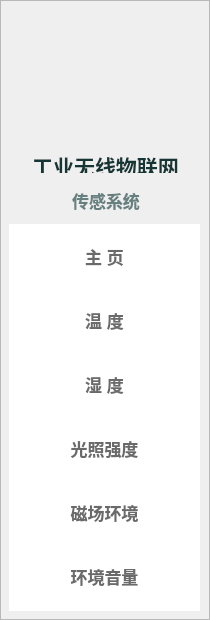
        <widget class="QFrame" name="frame_2">
         <property name="styleSheet">
          <string notr="true">QFrame#frame_2{
	background-color: rgba(255, 255, 255, 255);
	border-radius:20px;
}</string>
         </property>
         <property name="frameShape">
          <enum>QFrame::StyledPanel</enum>
         </property>
         <property name="frameShadow">
          <enum>QFrame::Raised</enum>
         </property>
         <widget class="QFrame" name="frame_5">
          <property name="geometry">
           <rect>
            <x>10</x>
            <y>10</y>
            <width>191</width>
            <height>126</height>
           </rect>
          </property>
          <property name="styleSheet">
           <string notr="true">border:none</string>
          </property>
          <property name="frameShape">
           <enum>QFrame::StyledPanel</enum>
          </property>
          <property name="frameShadow">
           <enum>QFrame::Raised</enum>
          </property>
          <property name="lineWidth">
           <number>0</number>
          </property>
          <widget class="QWidget" name="widget" native="true">
           <property name="geometry">
            <rect>
             <x>30</x>
             <y>20</y>
             <width>131</width>
             <height>90</height>
            </rect>
           </property>
           <property name="styleSheet">
            <string notr="true">image: url(:/loo/loongson.1.png);</string>
           </property>
          </widget>
          <widget class="QPushButton" name="pushButton_close">
           <property name="geometry">
            <rect>
             <x>1</x>
             <y>0</y>
             <width>25</width>
             <height>25</height>
            </rect>
           </property>
           <property name="styleSheet">
            <string notr="true">image: url(:/loo/close-one.svg);</string>
           </property>
           <property name="text">
            <string/>
           </property>
          </widget>
         </widget>
         <widget class="QLabel" name="label">
          <property name="geometry">
           <rect>
            <x>25</x>
            <y>150</y>
            <width>161</width>
            <height>23</height>
           </rect>
          </property>
          <property name="font">
           <font>
            <family>幼圆</family>
            <pointsize>16</pointsize>
            <weight>75</weight>
            <bold>true</bold>
           </font>
          </property>
          <property name="styleSheet">
           <string notr="true">color: rgb(22, 54, 53)</string>
          </property>
          <property name="text">
           <string>&lt;html&gt;&lt;head/&gt;&lt;body&gt;&lt;p&gt;工业无线物联网&lt;/p&gt;&lt;/body&gt;&lt;/html&gt;</string>
          </property>
          <property name="alignment">
           <set>Qt::AlignCenter</set>
          </property>
         </widget>
         <widget class="QLabel" name="sensorsystem">
          <property name="geometry">
           <rect>
            <x>68</x>
            <y>180</y>
            <width>76</width>
            <height>41</height>
           </rect>
          </property>
          <property name="font">
           <font>
            <family>幼圆</family>
            <pointsize>13</pointsize>
            <weight>75</weight>
            <bold>true</bold>
           </font>
          </property>
          <property name="styleSheet">
           <string notr="true">color: rgb(102, 128, 127);</string>
          </property>
          <property name="text">
           <string>传感系统</string>
          </property>
          <property name="alignment">
           <set>Qt::AlignCenter</set>
          </property>
         </widget>
         <widget class="QListWidget" name="listWidget">
          <property name="geometry">
           <rect>
            <x>9</x>
            <y>200</y>
            <width>191</width>
            <height>411</height>
           </rect>
          </property>
          <property name="font">
           <font>
            <pointsize>13</pointsize>
            <weight>75</weight>
            <bold>true</bold>
           </font>
          </property>
          <property name="styleSheet">
           <string notr="true">QListView {
	padding-top:24px;
	border-radius: 20px;
	color: rgb(106, 106, 106);
}
QListView::item{
background-color: transparent;
height:40px;
padding-left:12px;
padding:12px;
}
QListView::item:hover {
	background-color: rgba(216, 216, 216, 50);
	color: rgb(106, 106, 106)
}
QListView::item:selected {
	/*background-color: transparent;*/
	background-color: rgba(93, 146, 198, 50);
	color: rgb(7, 81, 164);
border-left: 2px solid rgb(7, 81, 164)

}
QListWidget{background-color:none;border:none;outline:0px;}
</string>
          </property>
          <property name="iconSize">
           <size>
            <width>20</width>
            <height>20</height>
           </size>
          </property>
          <item>
           <property name="text">
            <string>主 页</string>
           </property>
           <property name="textAlignment">
            <set>AlignCenter</set>
           </property>
           <property name="icon">
            <iconset resource="res.qrc">
             <normaloff>:/loo/home.svg</normaloff>
             <normalon>:/loo/home.svg</normalon>
             <disabledoff>:/loo/home.svg</disabledoff>
             <disabledon>:/loo/home.svg</disabledon>
             <activeoff>:/loo/home.svg</activeoff>
             <activeon>:/loo/home.svg</activeon>:/loo/home.svg</iconset>
           </property>
          </item>
          <item>
           <property name="text">
            <string>温 度</string>
           </property>
           <property name="textAlignment">
            <set>AlignCenter</set>
           </property>
           <property name="icon">
            <iconset resource="res.qrc">
             <normaloff>:/loo/temperature.svg</normaloff>:/loo/temperature.svg</iconset>
           </property>
          </item>
          <item>
           <property name="text">
            <string>湿 度</string>
           </property>
           <property name="textAlignment">
            <set>AlignCenter</set>
           </property>
           <property name="icon">
            <iconset resource="res.qrc">
             <normaloff>:/loo/humidity.svg</normaloff>:/loo/humidity.svg</iconset>
           </property>
          </item>
          <item>
           <property name="text">
            <string>光照强度</string>
           </property>
           <property name="textAlignment">
            <set>AlignCenter</set>
           </property>
           <property name="icon">
            <iconset resource="res.qrc">
             <normaloff>:/loo/luminance.svg</normaloff>:/loo/luminance.svg</iconset>
           </property>
          </item>
          <item>
           <property name="text">
            <string>磁场环境</string>
           </property>
           <property name="textAlignment">
            <set>AlignCenter</set>
           </property>
           <property name="icon">
            <iconset resource="res.qrc">
             <normaloff>:/loo/mag.svg</normaloff>:/loo/mag.svg</iconset>
           </property>
          </item>
          <item>
           <property name="text">
            <string>环境音量</string>
           </property>
           <property name="textAlignment">
            <set>AlignCenter</set>
           </property>
           <property name="icon">
            <iconset resource="res.qrc">
             <normaloff>:/loo/volume.svg</normaloff>:/loo/volume.svg</iconset>
           </property>
          </item>
         </widget>
        </widget>
